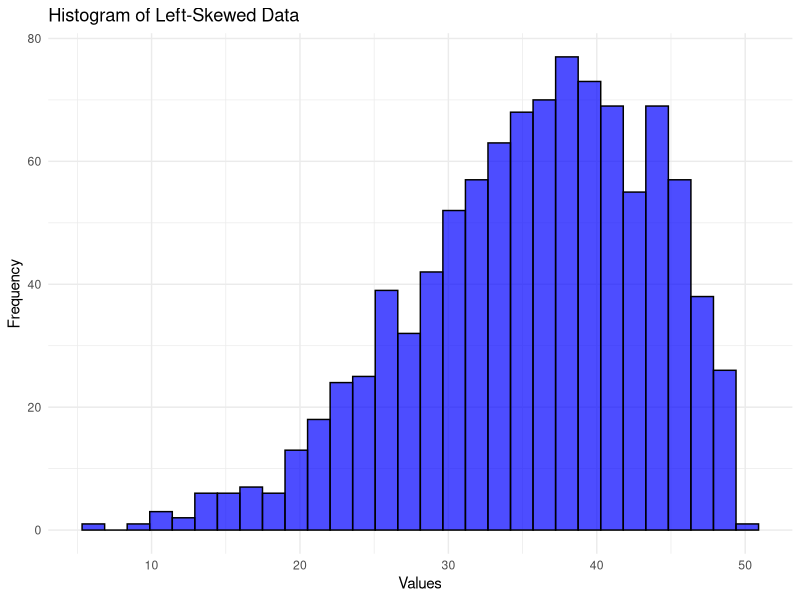

The R source for this figure:
## ---- chunk 1
# Load necessary library
library(ggplot2)

# Generate left-skewed data using a transformation
set.seed(123) # For reproducibility
left_skewed_data <- rbeta(1000, shape1 = 5, shape2 = 2) * 50 # Adjusting range

# Create a histogram
ggplot(data.frame(x = left_skewed_data), aes(x)) +
  geom_histogram(bins = 30, fill = "blue", color = "black", alpha = 0.7) +
  ggtitle("Histogram of Left-Skewed Data") +
  xlab("Values") +
  ylab("Frequency") +
  theme_minimal()
